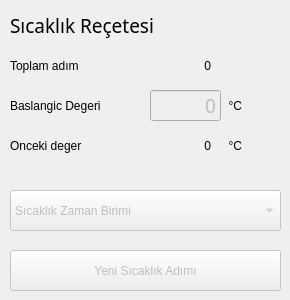
        <widget class="QWidget" name="page">
         <widget class="QPushButton" name="bNewTStep">
          <property name="enabled">
           <bool>false</bool>
          </property>
          <property name="geometry">
           <rect>
            <x>10</x>
            <y>250</y>
            <width>271</width>
            <height>41</height>
           </rect>
          </property>
          <property name="text">
           <string>Yeni Sıcaklık Adımı</string>
          </property>
         </widget>
         <widget class="QLabel" name="label_28">
          <property name="geometry">
           <rect>
            <x>10</x>
            <y>10</y>
            <width>211</width>
            <height>31</height>
           </rect>
          </property>
          <property name="font">
           <font>
            <family>Gill Sans MT</family>
            <pointsize>14</pointsize>
            <weight>9</weight>
            <italic>false</italic>
            <bold>false</bold>
           </font>
          </property>
          <property name="styleSheet">
           <string notr="true"/>
          </property>
          <property name="text">
           <string>Sıcaklık Reçetesi</string>
          </property>
         </widget>
         <widget class="QLabel" name="label_10">
          <property name="geometry">
           <rect>
            <x>10</x>
            <y>50</y>
            <width>151</width>
            <height>31</height>
           </rect>
          </property>
          <property name="text">
           <string>Toplam adım</string>
          </property>
         </widget>
         <widget class="QLabel" name="laTTotalStep">
          <property name="geometry">
           <rect>
            <x>170</x>
            <y>50</y>
            <width>41</width>
            <height>31</height>
           </rect>
          </property>
          <property name="text">
           <string>0</string>
          </property>
          <property name="alignment">
           <set>Qt::AlignRight|Qt::AlignTrailing|Qt::AlignVCenter</set>
          </property>
         </widget>
         <widget class="QLabel" name="label_73">
          <property name="geometry">
           <rect>
            <x>10</x>
            <y>90</y>
            <width>131</width>
            <height>31</height>
           </rect>
          </property>
          <property name="text">
           <string>Baslangic Degeri</string>
          </property>
         </widget>
         <widget class="QComboBox" name="cbTSelectSUnit">
          <property name="enabled">
           <bool>false</bool>
          </property>
          <property name="geometry">
           <rect>
            <x>10</x>
            <y>190</y>
            <width>271</width>
            <height>41</height>
           </rect>
          </property>
          <property name="currentText">
           <string>Sıcaklık Zaman Birimi</string>
          </property>
          <item>
           <property name="text">
            <string>Sıcaklık Zaman Birimi</string>
           </property>
          </item>
          <item>
           <property name="text">
            <string>Saniye</string>
           </property>
          </item>
          <item>
           <property name="text">
            <string>Dakika</string>
           </property>
          </item>
          <item>
           <property name="text">
            <string>Saat</string>
           </property>
          </item>
          <item>
           <property name="text">
            <string>Gün</string>
           </property>
          </item>
         </widget>
         <widget class="QLabel" name="label_58">
          <property name="geometry">
           <rect>
            <x>10</x>
            <y>130</y>
            <width>151</width>
            <height>31</height>
           </rect>
          </property>
          <property name="text">
           <string>Onceki deger</string>
          </property>
         </widget>
         <widget class="QLabel" name="laOldTValue">
          <property name="geometry">
           <rect>
            <x>170</x>
            <y>130</y>
            <width>41</width>
            <height>31</height>
           </rect>
          </property>
          <property name="text">
           <string>0</string>
          </property>
          <property name="alignment">
           <set>Qt::AlignRight|Qt::AlignTrailing|Qt::AlignVCenter</set>
          </property>
         </widget>
         <widget class="QLabel" name="label_127">
          <property name="geometry">
           <rect>
            <x>221</x>
            <y>90</y>
            <width>21</width>
            <height>31</height>
           </rect>
          </property>
          <property name="text">
           <string>°C</string>
          </property>
          <property name="alignment">
           <set>Qt::AlignRight|Qt::AlignTrailing|Qt::AlignVCenter</set>
          </property>
         </widget>
         <widget class="QLabel" name="label_128">
          <property name="geometry">
           <rect>
            <x>221</x>
            <y>130</y>
            <width>21</width>
            <height>31</height>
           </rect>
          </property>
          <property name="text">
           <string>°C</string>
          </property>
          <property name="alignment">
           <set>Qt::AlignRight|Qt::AlignTrailing|Qt::AlignVCenter</set>
          </property>
         </widget>
         <widget class="QLineEdit" name="leStartValue">
          <property name="enabled">
           <bool>false</bool>
          </property>
          <property name="geometry">
           <rect>
            <x>150</x>
            <y>90</y>
            <width>71</width>
            <height>31</height>
           </rect>
          </property>
          <property name="font">
           <font>
            <family>Gill Sans MT</family>
            <pointsize>14</pointsize>
            <weight>9</weight>
            <italic>false</italic>
            <bold>false</bold>
           </font>
          </property>
          <property name="text">
           <string>0</string>
          </property>
          <property name="alignment">
           <set>Qt::AlignRight|Qt::AlignTrailing|Qt::AlignVCenter</set>
          </property>
         </widget>
         <zorder>label_28</zorder>
         <zorder>label_10</zorder>
         <zorder>laTTotalStep</zorder>
         <zorder>label_73</zorder>
         <zorder>cbTSelectSUnit</zorder>
         <zorder>label_58</zorder>
         <zorder>laOldTValue</zorder>
         <zorder>label_127</zorder>
         <zorder>label_128</zorder>
         <zorder>bNewTStep</zorder>
         <zorder>leStartValue</zorder>
        </widget>
